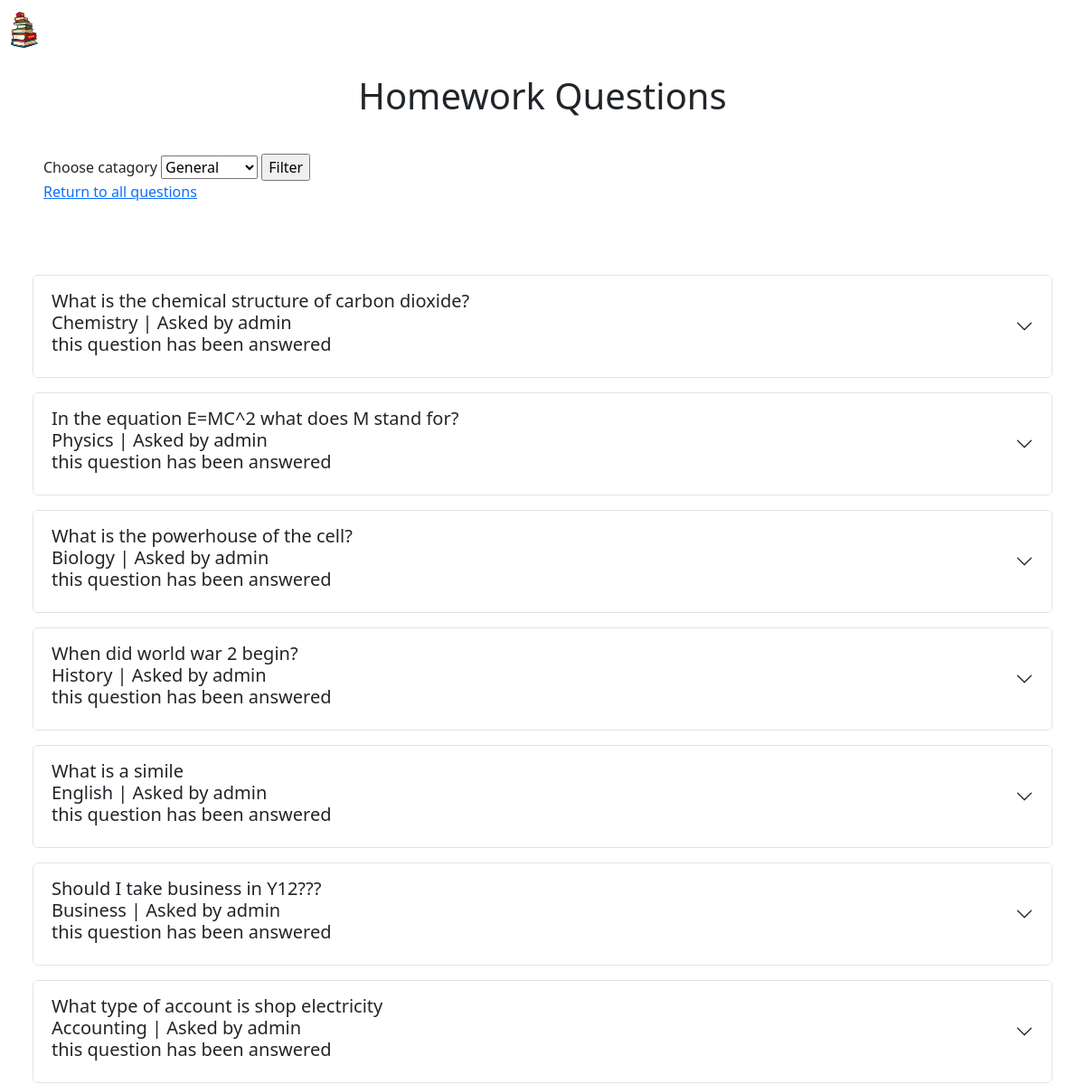
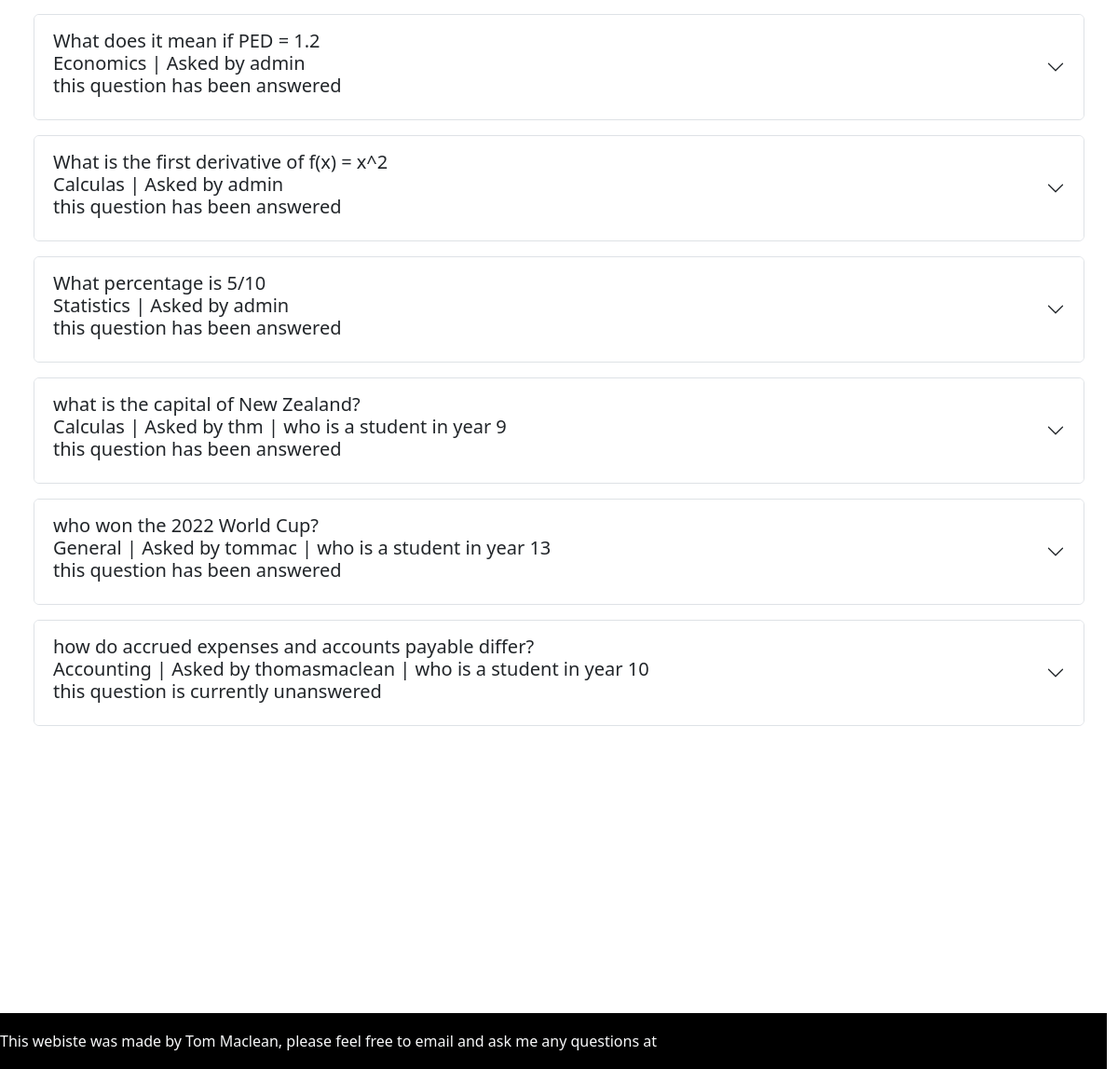
Screenshot of /index.php?page=recentquestions with the database file from the repository (2 pictures, top to bottom).
### tables this page shows
CREATE TABLE `questions` (
  `questionID` int(4) NOT NULL,
  `userID` int(3) NOT NULL,
  `whenAsked` datetime NOT NULL DEFAULT current_timestamp(),
  `question` varchar(1000) NOT NULL,
  `categoryID` int(2) NOT NULL
);

CREATE TABLE `categories` (
  `categoryID` int(2) NOT NULL,
  `categoryName` varchar(40) NOT NULL DEFAULT 'General'
);

CREATE TABLE `user` (
  `userID` int(3) NOT NULL,
  `username` varchar(20) NOT NULL,
  `password` varchar(64) NOT NULL,
  `yearLevel` int(2) NOT NULL,
  `studentOrTeacher` varchar(7) NOT NULL
);

### commonquestioncontent.php (the view, shortened to what this page needs)
<div class="accordion my-3 " id="<?php echo $question4displaying_rs['questionID']; ?>">
  <div class="accordion-item  ">
    <h2 class="accordion-header " id="panelsStayOpen-heading<?php echo $question4displaying_rs['questionID']; ?>">
      <button class="accordion-button collapsed " type="button" data-bs-toggle="collapse" data-bs-target="#panelsStayOpen-collapse<?php echo $question4displaying_rs['questionID']; ?>" aria-expanded="false" aria-controls="panelsStayOpen-collapse<?php echo $question4displaying_rs['questionID']; ?>">
        <p class="h5 ">
          <?php echo $question4displaying_rs['question'];
            $cate_sql = "SELECT * FROM `categories` WHERE categories.categoryID={$question4displaying_rs['categoryID']}";
            $cate_qry = mysqli_query($dbconnect, $cate_sql);
            $cate_rs = mysqli_fetch_assoc($cate_qry);
          ?>
          <br>
          <?php echo $cate_rs['categoryName']; ?> | Asked by <?php echo $question4displaying_rs['username'];
          if ($question4displaying_rs['studentOrTeacher']=='student')  {
            ?>
            | who is a <?php echo $question4displaying_rs['studentOrTeacher'];  ?>
            in year <?php echo $question4displaying_rs['yearLevel'];  ?>
          <?php
          }
          ?>
          <br>
          <?php
            if ( mysqli_num_rows($ans_qry) == 0)
            {echo "this question is currently unanswered";}
            else {echo "this question has been answered";}
          ?>
        </p>
      </button>
    </h2>
  </div>
</div>

### index.php (shortened to what this page needs)
<?php
  $dbconnect = mysqli_connect("localhost","root","","homeworkforum");
    ?>
<!doctype html>
  <html lang="en">
    <head>
      <link href="https://cdn.jsdelivr.net/npm/bootstrap@5.3.0-alpha1/dist/css/bootstrap.min.css" rel="stylesheet">
      <link rel="stylesheet" href="https://cdn.jsdelivr.net/npm/bootstrap-icons@1.10.3/font/bootstrap-icons.css">
      <link href="project1.css" rel="stylesheet">
      <?php include 'projectnavbar.php'; ?>
    </head>
    <body>
      <?php
if ($_GET['page'] == 'myquestions' || $_GET['page'] == 'recentquestions' || $_GET['page'] == 'unansweredquestions') {
if (isset($_GET['categoryfilter'])) {
  $filter = $_GET['categoryfilter'];
  if (($_GET['page']) == 'myquestions') {
    $writing = " AND questions.categoryID IN ($filter)";
  } else {
    $writing = " WHERE questions.categoryID IN ($filter)";
  }
  if ($_GET['categoryfilter'] == '1') {
    $writing ="";
  }
} else {
  $writing = "";
}
?>
<div class="row text-center">
  <p>
    <h1>
    <?php
    if (($_GET['page']) == 'recentquestions') {
      echo 'Homework Questions';
      }
    ?>
<br>
    </h1>
  </p>
</div>
<div class="row px-5 ">
  <p>
    <form method="post" action="categoryredirect.php?page=<?php echo $_GET['page']; ?>">
      <label for="category">
        Choose catagory
      </label>
      <select name="categoryID">
        <?php
          $categoryoptions_sql = "SELECT categories.* FROM categories";
          $categoryoptions_qry = mysqli_query($dbconnect, $categoryoptions_sql);
          $categoryoptions_rs = mysqli_fetch_assoc($categoryoptions_qry);
          do {
        ?>
          <option value="<?php echo $categoryoptions_rs['categoryID']; ?>">
            <?php echo $categoryoptions_rs['categoryName']; ?>
          </option>
        <?php
        } while ($categoryoptions_rs = mysqli_fetch_assoc($categoryoptions_qry))
        ?>
      </select>
      <input type="submit" name="submit" value="Filter">
    </form>
       <a href="index.php"> Return to all questions</a>
  </p>
</div>
<div class="row py-5 ">
  <div class="col px-5 ">
    <?php
if (($_GET['page']) == 'myquestions') {
  $question4displaying_sql = "SELECT questions.* ,user.* FROM questions JOIN user ON questions.userID=user.userID WHERE user.username = '{$_SESSION['loggedin']}' $writing";
  $question4displaying_qry = mysqli_query($dbconnect, $question4displaying_sql);
  if
    ( mysqli_num_rows($question4displaying_qry) == 0) {
      ?>
      <div class="alert alert-danger" role="alert">
        <p class="importanttext">
          You have no questions
        </p>
      </div>
       <?php
      }
      }
else {
  $question4displaying_sql = "SELECT questions.* ,user.* FROM questions JOIN user ON questions.userID=user.userID $writing ORDER BY whenasked DESC";
  $question4displaying_qry = mysqli_query($dbconnect, $question4displaying_sql);
}
$question4displaying_rs = mysqli_fetch_assoc($question4displaying_qry);
if
( mysqli_num_rows($question4displaying_qry) != 0) {
do {
  $ans_sql = "SELECT answers.* ,user.* FROM answers JOIN user ON answers.userID=user.userID WHERE answers.questionID={$question4displaying_rs['questionID']}";
  $ans_qry = mysqli_query($dbconnect, $ans_sql);
  if (($_GET['page']) == 'unansweredquestions') {
  if ( mysqli_num_rows($ans_qry) == 0) {
    include 'commonquestioncontent.php';
  }}
  else {
    include 'commonquestioncontent.php';
  }
}
  while ($question4displaying_rs = mysqli_fetch_assoc($question4displaying_qry));
}
}
?>
</div>
      <?php include 'projectfooter.php'; ?>
    </body>
  </html>

### projectnavbar.php (shortened to what this page needs)
<nav class="navbar navbar-expand-lg bg-test" >
  <div class="container-fluid ">
    <a class="navbar-brand nav-link" href="index.php?page=recentquestions">
      <img src="bookstack.png" alt="photo of books" style="height: 40px; width: 30px;">
    </a>
    <div class="collapse navbar-collapse" id="navbarNavDropdown">
      <div class="col-lg-10">
        <ul class="navbar-nav">
          <li class="nav-item">
            <a class="nav-link" href="index.php?page=unansweredquestions">
            </a>
          </li>
          <li class="nav-item">
            <a class="nav-link" href="index.php?page=askaquestion">
            </a>
          </li>
          <li class="nav-item">
            <a class="nav-link" href="index.php?page=myquestions">
            </a>
          </li>
        </ul>
      </div>
        <div class="col-lg-2 ">
          <a class="nav-link" href="index.php?page=loginpage">
          </a>
        </div>
    </div>
  </div>
</nav>

### projectfooter.php (shortened to what this page needs)
<footer class="footer">
  <div class="row bg-test">
    <div class="col-sm-8">
      <p class="text-light">
         This webiste was made by Tom Maclean, please feel free to email and ask me any questions at
      </p>
    </div>
  </div>
</footer>

### project1.css (style rules this page uses)
.nav-link { color: rgb(255, 255, 255)!important; }
.footer { position: absolute; bottom: 0; width: 100%; height: 60px; line-height: 60px; background-color: black; }
html { position: relative; min-height: 100%; }

### rows the page displays
questions: question "What is the chemical structure of carbon dioxide?", categoryID.categoryName "Chemistry", userID.username "admin", shows "this question has been answered"
questions: question "In the equation E=MC^2 what does M stand for?", categoryID.categoryName "Physics", userID.username "admin", shows "this question has been answered"
questions: question "What is the powerhouse of the cell?", categoryID.categoryName "Biology", userID.username "admin", shows "this question has been answered"
questions: question "When did world war 2 begin?", categoryID.categoryName "History", userID.username "admin", shows "this question has been answered"
questions: question "What is a simile", categoryID.categoryName "English", userID.username "admin", shows "this question has been answered"
questions: question "Should I take business in Y12???", categoryID.categoryName "Business", userID.username "admin", shows "this question has been answered"
questions: question "What type of account is shop electricity", categoryID.categoryName "Accounting", userID.username "admin", shows "this question has been answered"
questions: question "What does it mean if PED = 1.2", categoryID.categoryName "Economics", userID.username "admin", shows "this question has been answered"
questions: question "What is the first derivative of f(x) = x^2", categoryID.categoryName "Calculas", userID.username "admin", shows "this question has been answered"
questions: question "What percentage is 5/10", categoryID.categoryName "Statistics", userID.username "admin", shows "this question has been answered"
questions: question "what is the capital of New Zealand?", categoryID.categoryName "Calculas", userID.username "thm", userID.studentOrTeacher "student", userID.yearLevel "9", shows "this question has been answered"
questions: question "who won the 2022 World Cup?", categoryID.categoryName "General", userID.username "tommac", userID.studentOrTeacher "student", userID.yearLevel "13", shows "this question has been answered"
questions: question "how do accrued expenses and accounts payable differ?", categoryID.categoryName "Accounting", userID.username "thomasmaclean", userID.studentOrTeacher "student", userID.yearLevel "10", shows "this question is currently unanswered"

### other values shown
form field categoryID "General"
